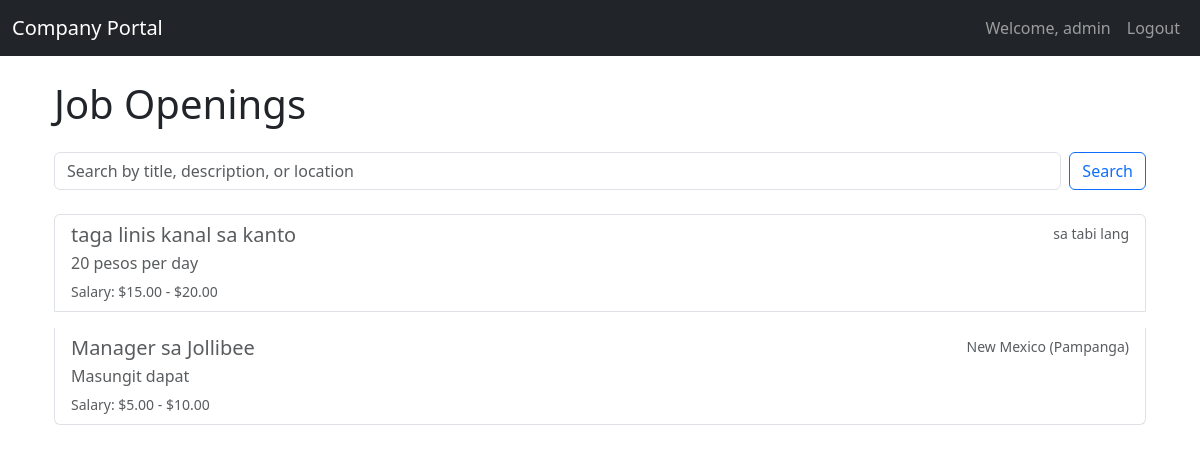
The app's page / (signed in) with its own data.
### accounts/models.py (models this page shows, shortened)
class CustomUser(AbstractBaseUser, PermissionsMixin):
    first_name = models.CharField(max_length=30)
    last_name = models.CharField(max_length=30)
    username = models.CharField(max_length=150, unique=True)
    email = models.EmailField(unique=True)
    phone_number = models.CharField(max_length=15, blank=True, null=True)
    joined_date = models.DateTimeField(default=timezone.now)
    is_active = models.BooleanField(default=True)
    is_staff = models.BooleanField(default=False)
    is_admin = models.BooleanField(default=False)
    objects = CustomUserManager()
    USERNAME_FIELD = 'username'
    REQUIRED_FIELDS = ['email']

### jobs/models.py (models this page shows, shortened)
class JobOpening(models.Model):
    job_title = models.CharField(max_length=200)
    job_description = models.TextField()
    min_offer = models.DecimalField(max_digits=10, decimal_places=2)
    max_offer = models.DecimalField(max_digits=10, decimal_places=2)
    location = models.CharField(max_length=100)

### jobs/views.py (the view)
# urls.py: path('', views.job_list, name='job_list'),
def job_list(request):
    jobs = JobOpening.objects.all()
    query = request.GET.get('q')
    if query:
        jobs = jobs.filter(
            Q(job_title__icontains=query) |
            Q(job_description__icontains=query) |
            Q(location__icontains=query)
        ).distinct()
    return render(request, 'jobs/job_list.html', {'jobs': jobs})

### jobs/templates/jobs/job_list.html (shortened to what this page needs)
{% extends "base.html" %}
{% block content %}
<div class="container mt-4">
    <h1 class="mb-4">Job Openings</h1>
    <form class="d-flex mb-4" method="get">
        <input class="form-control me-2" type="search" placeholder="Search by title, description, or location" aria-label="Search" name="q" value="{{ request.GET.q }}">
        <button class="btn btn-outline-primary" type="submit">Search</button>
    </form>
    <div class="list-group">
        {% for job in jobs %}
        <a href="{% url 'job_detail' job.pk %}" class="list-group-item list-group-item-action flex-column align-items-start mb-3">
            <div class="d-flex w-100 justify-content-between">
                <h5 class="mb-1">{{ job.job_title }}</h5>
                <small class="text-muted">{{ job.location }}</small>
            </div>
            <p class="mb-1">{{ job.job_description|truncatechars:100 }}</p>
            <small class="text-muted">Salary: ${{ job.min_offer }} - ${{ job.max_offer }}</small>
        </a>
        {% empty %}
        <div class="alert alert-info" role="alert">
            No job openings found.
        </div>
        {% endfor %}
    </div>
</div>
{% endblock %}

### templates/base.html (shortened to what this page needs)
{% load static %}
<!doctype html>
<html lang="en">
<head>
    <link href="{% static 'bootstrap/css/bootstrap.min.css' %}" rel="stylesheet">
</head>
<body>
    <nav class="navbar navbar-expand-lg navbar-dark bg-dark">
        <div class="container-fluid">
            <a class="navbar-brand" href="{% url 'job_list' %}">Company Portal</a>
            <div class="collapse navbar-collapse" id="navbarNav">
                <ul class="navbar-nav ms-auto">
                    {% if user.is_authenticated %}
                        <li class="nav-item">
                            <a class="nav-link" href="#">Welcome, {{ user.username }}</a>
                        </li>
                        <li class="nav-item">
                            <a class="nav-link" href="{% url 'admin:logout' %}">Logout</a>
                        </li>
                    {% endif %}
                </ul>
            </div>
        </div>
    </nav>
    <div class="container mt-4">
        {% block content %}
        {% endblock %}
    </div>
</body>
</html>

### records on screen
CustomUser: username "admin"
JobOpening: job_title "taga linis kanal sa kanto", location "sa tabi lang", job_description "20 pesos per day", min_offer "15.00", max_offer "20.00"
JobOpening: job_title "Manager sa Jollibee", location "New Mexico (Pampanga)", job_description "Masungit dapat", min_offer "5.00", max_offer "10.00"
